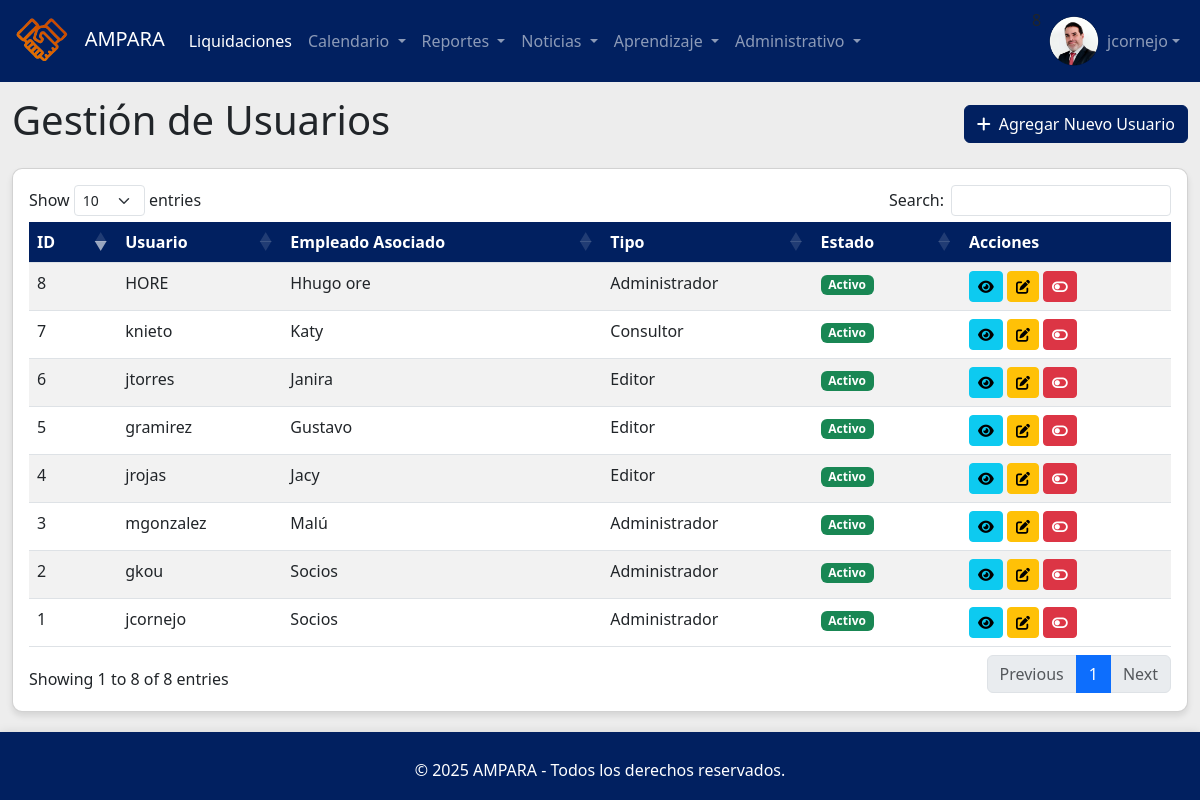
The page /usuarios.php (signed in) on the database its author committed.
### tables this page shows
CREATE TABLE `empleado` (
  `idempleado` int(11) NOT NULL,
  `nombres` varchar(100) NOT NULL,
  `paterno` varchar(50) NOT NULL,
  `materno` varchar(50) NOT NULL,
  `nombrecorto` varchar(50) DEFAULT NULL,
  `dni` varchar(10) NOT NULL,
  `nacimiento` date NOT NULL,
  `lugarnacimiento` varchar(100) NOT NULL,
  `domicilio` varchar(150) NOT NULL,
  `estadocivil` varchar(50) NOT NULL,
  `correopersonal` varchar(100) NOT NULL,
  `correocorporativo` varchar(100) NOT NULL,
  `telcelular` varchar(15) NOT NULL,
  `telfijo` varchar(10) NOT NULL,
  `horasmeta` int(11) NOT NULL DEFAULT 30,
  `area` varchar(50) NOT NULL,
  `cargo` varchar(50) NOT NULL,
  `derechohabiente` varchar(50) NOT NULL,
  `cantidadhijos` int(11) NOT NULL,
  `contactoemergencia` varchar(100) NOT NULL,
  `nivelestudios` varchar(50) NOT NULL,
  `regimenpension` varchar(50) NOT NULL,
  `fondopension` varchar(50) NOT NULL,
  `cussp` varchar(50) NOT NULL,
  `modalidad` varchar(50) NOT NULL,
  `rutafoto` varchar(250) NOT NULL,
  `activo` int(11) NOT NULL,
  `editor` int(11) NOT NULL DEFAULT 0,
  `registrado` timestamp NOT NULL DEFAULT current_timestamp(),
  `modificado` timestamp NOT NULL DEFAULT current_timestamp()
);

CREATE TABLE `usuario` (
  `idusuario` int(11) NOT NULL,
  `nombre` varchar(50) NOT NULL,
  `password` varchar(250) NOT NULL,
  `tipo` int(11) NOT NULL,
  `activo` int(11) NOT NULL,
  `idemp` int(11) DEFAULT NULL,
  `editor` int(11) NOT NULL DEFAULT 1,
  `registrado` timestamp NOT NULL DEFAULT current_timestamp(),
  `modificado` timestamp NOT NULL DEFAULT current_timestamp()
);

### funciones.php (called while the page is built, shortened)
<?php
require_once 'conexion.php';
function obtenerTodosUsuarios($filtros = []) {
    global $pdo;
    $sql = "SELECT u.idusuario, u.nombre, u.tipo, u.activo, u.idemp, e.nombrecorto AS nombre_empleado, e.rutafoto AS rutafoto_empleado
            FROM usuario u
            LEFT JOIN empleado e ON u.idemp = e.idempleado
            WHERE 1=1";
    $params = [];
    $sql .= " ORDER BY u.nombre ASC";
    $stmt = $pdo->prepare($sql);
    $stmt->execute($params);
    return $stmt->fetchAll(PDO::FETCH_ASSOC);
}
?>

### usuarios.php (the view, shortened to what this page needs)
<?php
require_once 'includes/header.php';
require_once 'funciones.php';
$usuarios = obtenerTodosUsuarios();
function getTipoUsuarioTexto($tipoId) {
    switch ($tipoId) {
        case 1: return 'Administrador';
        case 2: return 'Editor';
        case 3: return 'Consultor';
    }
}
?>
<div class="container-fluid mt-4">
    <div class="d-flex justify-content-between align-items-center mb-3">
        <h1>Gestión de Usuarios</h1>
        <a href="registrar_usuario.php" class="btn btn-primary">
            <i class="fas fa-plus me-2"></i>Agregar Nuevo Usuario
        </a>
    </div>
    <div class="card">
        <div class="card-body">
            <table id="tablaUsuarios" class="table table-striped table-hover dt-responsive nowrap" style="width:100%">
                <thead>
                    <tr>
                        <th>ID</th>
                        <th>Usuario</th>
                        <th>Empleado Asociado</th>
                        <th>Tipo</th>
                        <th>Estado</th>
                        <th>Acciones</th>
                    </tr>
                </thead>
                <tbody>
                    <?php if (!empty($usuarios)): ?>
                        <?php foreach ($usuarios as $usuario): ?>
                            <tr>
                                <td><?php echo htmlspecialchars($usuario['idusuario']); ?></td>
                                <td><?php echo htmlspecialchars($usuario['nombre']); ?></td>
                                <td><?php echo htmlspecialchars($usuario['nombre_empleado']); ?></td>
                                <td><?php echo htmlspecialchars(getTipoUsuarioTexto($usuario['tipo'])); ?></td>
                                <td>
                                    <?php if ($usuario['activo'] == 1): ?>
                                        <span class="badge bg-success">Activo</span>
                                    <?php else: ?>
                                        <span class="badge bg-danger">Inactivo</span>
                                    <?php endif; ?>
                                </td>
                                <td>
                                    <button type="button" class="btn btn-info btn-sm ver-usuario"
                                            data-id="<?php echo $usuario['idusuario']; ?>"
                                            data-bs-toggle="modal" data-bs-target="#modalVerUsuario"
                                            title="Ver Detalles y Cambiar Contraseña">
                                        <i class="fas fa-eye"></i>
                                    </button>
                                    <a href="editar_usuario.php?id=<?php echo $usuario['idusuario']; ?>" class="btn btn-warning btn-sm" title="Editar Usuario">
                                        <i class="fas fa-edit"></i>
                                    </a>
                                    <button type="button" class="btn btn-<?php echo $usuario['activo'] ? 'danger' : 'success'; ?> btn-sm cambiar-estado-usuario"
                                            data-id="<?php echo $usuario['idusuario']; ?>"
                                            data-nombre="<?php echo htmlspecialchars($usuario['nombre']); ?>"
                                            data-estado-actual="<?php echo $usuario['activo']; ?>"
                                            title="<?php echo $usuario['activo'] ? 'Desactivar' : 'Activar'; ?> Usuario">
                                        <i class="fas fa-<?php echo $usuario['activo'] ? 'toggle-off' : 'toggle-on'; ?>"></i>
                                    </button>
                                </td>
                            </tr>
                        <?php endforeach; ?>
                    <?php else: ?>
                        <tr>
                            <td colspan="6" class="text-center">No hay usuarios registrados.</td>
                        </tr>
                    <?php endif; ?>
                </tbody>
            </table>
        </div>
    </div>
</div>
<?php
require_once 'includes/footer.php';
?>

### includes/header.php (shortened to what this page needs)
<?php
require_once 'conexion.php';
$ruta_foto_usuario = 'img/fotos/empleados/usuario01.png';
$nombre_usuario_display = 'Usuario';
$tipo_usuario_actual = null;
if (isset($_SESSION['idusuario'])) {
    if (isset($_SESSION['nombre_usuario'])) {
        $nombre_usuario_display = htmlspecialchars($_SESSION['nombre_usuario']);
    }
    if (isset($_SESSION['idemp']) && $pdo) {
        try {
            $stmt_foto = $pdo->prepare("SELECT rutafoto FROM empleado WHERE idempleado = :idemp AND activo = 1");
            $stmt_foto->bindParam(':idemp', $_SESSION['idemp']);
            $stmt_foto->execute();
            $empleado_info = $stmt_foto->fetch(PDO::FETCH_ASSOC);
            if ($empleado_info && !empty($empleado_info['rutafoto'])) {
                $ruta_foto_usuario = htmlspecialchars($empleado_info['rutafoto']);
            }
        } catch (PDOException $e) {
            error_log("Error al obtener rutafoto: " . $e->getMessage());
        }
    }
    if (isset($_SESSION['tipo_usuario'])) {
        $tipo_usuario_actual = $_SESSION['tipo_usuario'];
    }
}
?>
<!DOCTYPE html>
<html lang="es">
<head>
    <link href="https://cdn.jsdelivr.net/npm/bootstrap@5.3.0/dist/css/bootstrap.min.css" rel="stylesheet">
    <link rel="stylesheet" href="https://cdnjs.cloudflare.com/ajax/libs/font-awesome/6.0.0/css/all.min.css">
    <link rel="stylesheet" href="https://cdn.datatables.net/1.11.5/css/dataTables.bootstrap5.min.css">
    <link rel="stylesheet" href="css/estilo.css">
</head>
<body>
    <nav class="navbar navbar-expand-lg navbar-dark bg-primary fixed-top">
        <div class="container-fluid">
            <a class="navbar-brand" href="index.php">
                <img src="img/logo_0.png" alt="Logo" style="height: 50px; margin-right: 10px;">
               AMPARA
            </a>
            <div class="collapse navbar-collapse" id="navbarNavPrincipal">
                <ul class="navbar-nav me-auto mb-2 mb-lg-0">
                    <li class="nav-item">
                        <a class="nav-link active" aria-current="page" href="liquidaciones.php">Liquidaciones</a>
                    </li>
                     <li class="nav-item dropdown">
                        <a class="nav-link dropdown-toggle" href="#" id="navbarDropdownCalendario" role="button" data-bs-toggle="dropdown" aria-expanded="false">
                            Calendario
                        </a>
                    </li>
                    <li class="nav-item dropdown">
                        <a class="nav-link dropdown-toggle" href="#" id="navbarDropdownReportes" role="button" data-bs-toggle="dropdown" aria-expanded="false">
                            Reportes
                        </a>
                    </li>
                    <li class="nav-item dropdown">
                        <a class="nav-link dropdown-toggle" href="#" id="navbarDropdownNoticias" role="button" data-bs-toggle="dropdown" aria-expanded="false">
                            Noticias
                        </a>
                    </li>
                      <li class="nav-item dropdown">
                        <a class="nav-link dropdown-toggle" href="#" id="navbarDropdownAprendizaje" role="button" data-bs-toggle="dropdown" aria-expanded="false">
                            Aprendizaje
                        </a>
                    </li>
                    <?php if ($tipo_usuario_actual == 1):  ?>
                    <li class="nav-item dropdown">
                        <a class="nav-link dropdown-toggle" href="#" id="navbarDropdownAdministrativo" role="button" data-bs-toggle="dropdown" aria-expanded="false">
                            Administrativo
                        </a>
                    </li>
                    <?php endif;?>
                </ul>
                <ul class="navbar-nav ms-auto">
                    <?php if (isset($_SESSION['idusuario'])): echo $_SESSION['idemp'];?>
                        <li class="nav-item dropdown">
                            <a class="nav-link dropdown-toggle d-flex align-items-center" href="#" id="navbarDropdownUser" role="button" data-bs-toggle="dropdown" aria-expanded="false">
                                <img  src="<?php echo $ruta_foto_usuario; ?>" alt="Foto de perfil" class="rounded-circle me-2 user-avatar"  style="height: 50px; width: 50px;">
                                <?php echo $nombre_usuario_display; ?>
                            </a>
                        </li>
                    <?php else: ?>
                        <li class="nav-item">
                            <a class="nav-link" href="../login.php">Iniciar Sesión</a>
                        </li>
                    <?php endif; ?>
                </ul>
            </div>
        </div>
    </nav>
    <div class="container-fluid main-content">
    </div>

### css/estilo.css (style rules this page uses)
:root { --color-primary: #012060; --color-secondary: #f28120; --color-light: #ededed; --color-white: #ffffff; }
body { background-color: var(--color-light); }
.bg-primary { background-color: var(--color-primary) !important; }
.btn-primary { background-color: var(--color-primary); border-color: var(--color-primary); }
.card { border-radius: 10px; box-shadow: 0 4px 6px rgba(0, 0, 0, 0.1); margin-bottom: 20px; }
.table th { background-color: var(--color-primary); color: white; }

### includes/header.php (style rules this page uses)
body { padding-top: 56px; }
.user-avatar { width: 32px; height: 32px; object-fit: cover; }
.main-content { padding-top: 1rem; }

### rows shown on the page
empleado: rutafoto (picture)
usuario: idusuario "2", nombre "gkou", idemp.nombrecorto "Socios", tipo "Administrador", activo "Activo"
usuario: idusuario "5", nombre "gramirez", idemp.nombrecorto "Gustavo", tipo "Editor", activo "Activo"
usuario: idusuario "8", nombre "HORE", idemp.nombrecorto "Hhugo ore", tipo "Administrador", activo "Activo"
usuario: idusuario "1", nombre "jcornejo", idemp.nombrecorto "Socios", tipo "Administrador", activo "Activo"
usuario: idusuario "4", nombre "jrojas", idemp.nombrecorto "Jacy", tipo "Editor", activo "Activo"
usuario: idusuario "6", nombre "jtorres", idemp.nombrecorto "Janira", tipo "Editor", activo "Activo"
usuario: idusuario "7", nombre "knieto", idemp.nombrecorto "Katy", tipo "Consultor", activo "Activo"
usuario: idusuario "3", nombre "mgonzalez", idemp.nombrecorto "Malú", tipo "Administrador", activo "Activo"

### other values the page prints
$nombre_usuario_display "jcornejo"
